Frame 1 (no input): blank canvas, image omitted
Frame 60 (the mouse pressed at the canvas centre just before this capture): blank canvas, image omitted
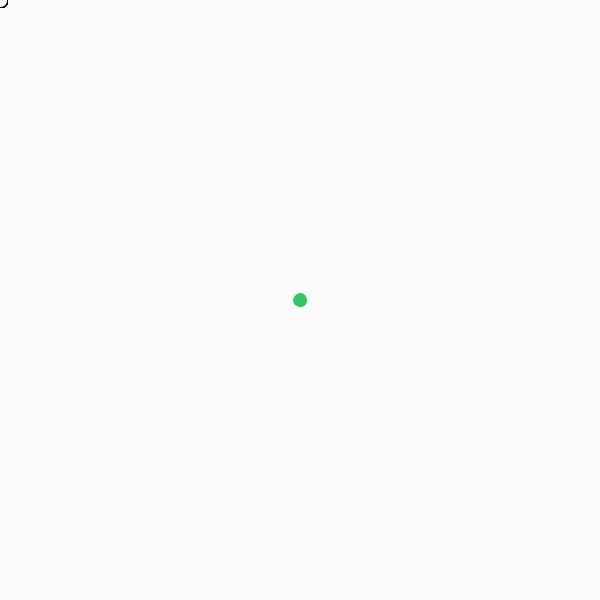
Frame 120 (the mouse held since frame 60 and released just before this capture)

The Processing sketch whose frames 1 and 60 were blank and that drew this single picture after the mouse press (run headless with seeded random() and noise(); from frame 60 on, the mouse is pressed at the canvas centre):

// Processing sketch: processing_126261
// ── processing_126261.pde

void setup(){
  size (600,600);
  background(250);
}
void draw() {
  if (mousePressed) {
    stroke (255);
    fill (50,200,100);
  } else {
    stroke(0);
    fill(255);
  }
  ellipse(mouseY,mouseX,15,15);
}
